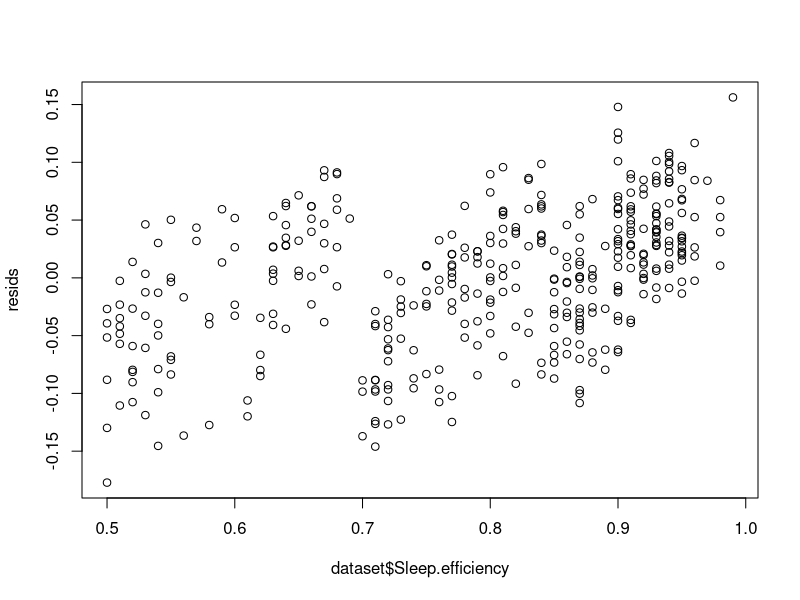
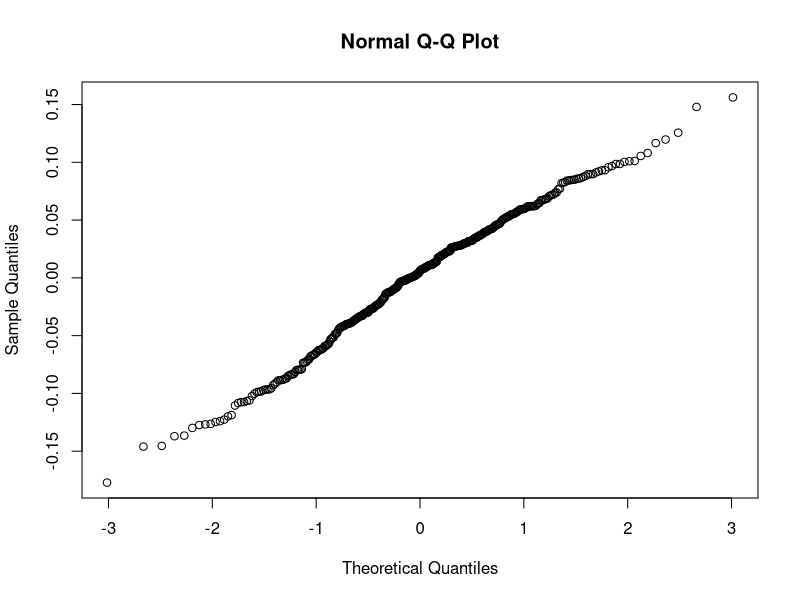

Write the R code that produced these figures, in order.
dataset = read.table('Sleep_Efficiency.csv', TRUE, ',')
dataset = na.omit(dataset)

dataset$Smoking.status = as.factor(dataset$Smoking.status)
dataset$Gender = as.factor(dataset$Gender)
dataset$Awakenings = as.factor(dataset$Awakenings)
dataset$Exercise.frequency = as.factor(dataset$Exercise.frequency)

dataset

scuffed = lm(Sleep.efficiency ~ Age + Caffeine.consumption + 
               Alcohol.consumption + Smoking.status + Exercise.frequency + Awakenings + 
               Deep.sleep.percentage, data = dataset)
summary(scuffed)

resids = scuffed$residuals

resids_plot = plot(dataset$Sleep.efficiency, resids)

qq_plot = qqnorm(resids)